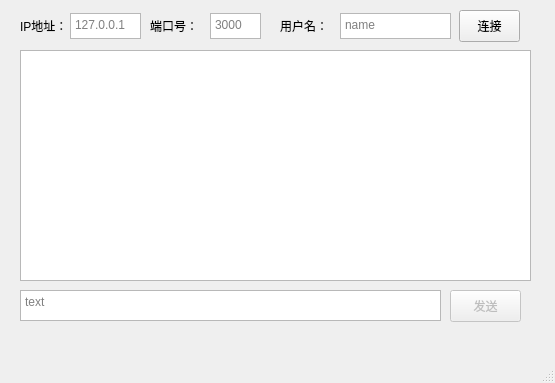
<?xml version="1.0" encoding="UTF-8"?>
<ui version="4.0">
 <class>ClientWindow</class>
 <widget class="QMainWindow" name="ClientWindow">
  <property name="geometry">
   <rect>
    <x>0</x>
    <y>0</y>
    <width>555</width>
    <height>383</height>
   </rect>
  </property>
  <property name="minimumSize">
   <size>
    <width>555</width>
    <height>383</height>
   </size>
  </property>
  <property name="maximumSize">
   <size>
    <width>555</width>
    <height>383</height>
   </size>
  </property>
  <property name="windowTitle">
   <string>聊天室客户端</string>
  </property>
  <widget class="QWidget" name="centralwidget">
   <widget class="QLabel" name="label_2">
    <property name="geometry">
     <rect>
      <x>150</x>
      <y>10</y>
      <width>58</width>
      <height>31</height>
     </rect>
    </property>
    <property name="text">
     <string>端口号：</string>
    </property>
   </widget>
   <widget class="QPushButton" name="connect">
    <property name="geometry">
     <rect>
      <x>459</x>
      <y>10</y>
      <width>61</width>
      <height>32</height>
     </rect>
    </property>
    <property name="text">
     <string>连接</string>
    </property>
   </widget>
   <widget class="QLabel" name="label">
    <property name="geometry">
     <rect>
      <x>20</x>
      <y>10</y>
      <width>51</width>
      <height>31</height>
     </rect>
    </property>
    <property name="text">
     <string>IP地址：</string>
    </property>
   </widget>
   <widget class="QListWidget" name="listWidget">
    <property name="geometry">
     <rect>
      <x>20</x>
      <y>50</y>
      <width>511</width>
      <height>231</height>
     </rect>
    </property>
   </widget>
   <widget class="QTextEdit" name="addr">
    <property name="geometry">
     <rect>
      <x>70</x>
      <y>13</y>
      <width>71</width>
      <height>26</height>
     </rect>
    </property>
    <property name="placeholderText">
     <string>127.0.0.1</string>
    </property>
   </widget>
   <widget class="QTextEdit" name="port">
    <property name="geometry">
     <rect>
      <x>210</x>
      <y>13</y>
      <width>51</width>
      <height>26</height>
     </rect>
    </property>
    <property name="placeholderText">
     <string>3000</string>
    </property>
   </widget>
   <widget class="QLabel" name="label_3">
    <property name="geometry">
     <rect>
      <x>280</x>
      <y>10</y>
      <width>58</width>
      <height>31</height>
     </rect>
    </property>
    <property name="text">
     <string>用户名：</string>
    </property>
   </widget>
   <widget class="QTextEdit" name="name">
    <property name="geometry">
     <rect>
      <x>340</x>
      <y>13</y>
      <width>111</width>
      <height>26</height>
     </rect>
    </property>
    <property name="placeholderText">
     <string>name</string>
    </property>
   </widget>
   <widget class="QTextEdit" name="text">
    <property name="geometry">
     <rect>
      <x>20</x>
      <y>290</y>
      <width>421</width>
      <height>31</height>
     </rect>
    </property>
    <property name="placeholderText">
     <string>text</string>
    </property>
   </widget>
   <widget class="QPushButton" name="send">
    <property name="enabled">
     <bool>false</bool>
    </property>
    <property name="geometry">
     <rect>
      <x>450</x>
      <y>290</y>
      <width>71</width>
      <height>32</height>
     </rect>
    </property>
    <property name="text">
     <string>发送</string>
    </property>
   </widget>
  </widget>
  <widget class="QMenuBar" name="menubar">
   <property name="geometry">
    <rect>
     <x>0</x>
     <y>0</y>
     <width>555</width>
     <height>21</height>
    </rect>
   </property>
  </widget>
  <widget class="QStatusBar" name="statusbar"/>
 </widget>
 <resources/>
 <connections/>
</ui>
